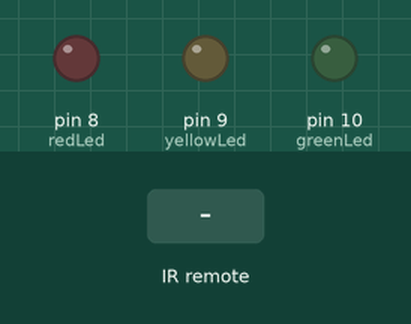
This sketch was run on a simulated Arduino Uno, built with avr-gcc and run on an emulated ATmega328P. On the bench: output pins drawn as LEDs (lit = HIGH). The inputs (shaded band) are chosen by the test bench.

Above: at 1.2 s.
1.3 s: infrared code 0xFF0000FF received
At 2.4 s:
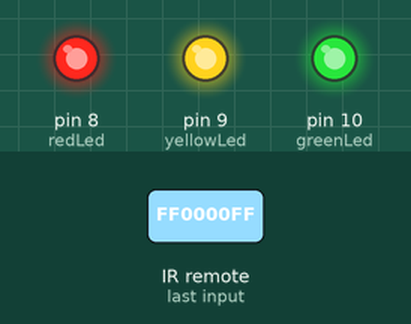
2.8 s: infrared code 0xFF00A05F received
At 3.6 s:
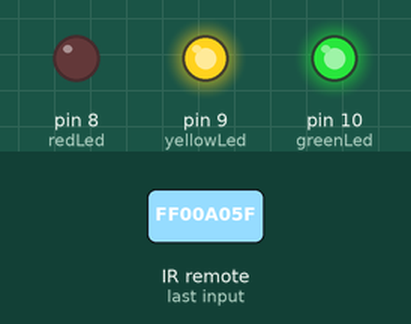
4.3 s: infrared code 0xFF00609F received
At 4.8 s:
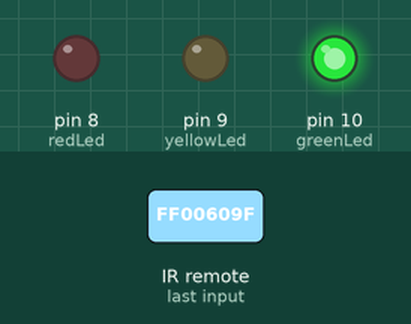
5.8 s: infrared code 0xFF00A05F received
At 7.0 s:
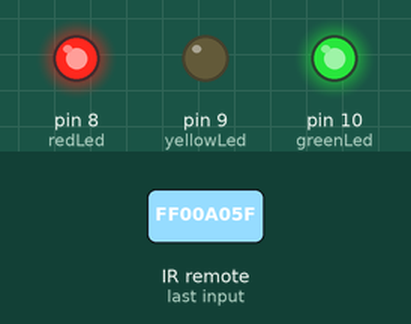
7.3 s: infrared code 0xFF0020DF received
At 8.4 s:
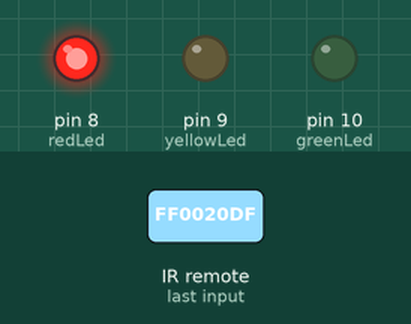
8.8 s: infrared code 0xFF00609F received
At 9.6 s:
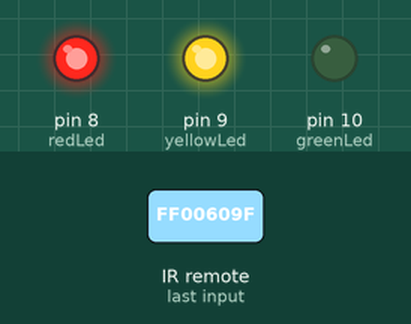
Timing chart, 0 to 11.3 s (numbered marks = the images above; inputs shaded):
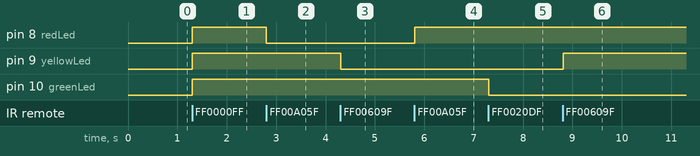

Measured:
- after the input at 1.3 s, pin 8 (redLed), pin 9 (yellowLed), pin 10 (greenLed): LOW → HIGH at once
- after the input at 2.8 s, pin 8 (redLed): HIGH → LOW at once
- after the input at 4.3 s, pin 9 (yellowLed): HIGH → LOW at once
- after the input at 5.8 s, pin 8 (redLed): LOW → HIGH at once
- after the input at 7.3 s, pin 10 (greenLed): HIGH → LOW at once
- after the input at 8.8 s, pin 9 (yellowLed): LOW → HIGH at once

The sketch:

IrLeds.ino
```cpp
// (licence header left out)
#include <IRremote.h>

int RECV_PIN = 11;

int redLed = 8;
int yellowLed = 9;
int greenLed = 10;

int onoff,redLedState, yellowLedState, greenLedState = 0;


IRrecv irrecv(RECV_PIN);

decode_results results;

void setup()
{
  pinMode(redLed,OUTPUT);
  pinMode(yellowLed,OUTPUT);
  pinMode(greenLed,OUTPUT);

  digitalWrite(redLed,LOW);
  digitalWrite(yellowLed,LOW);
  digitalWrite(greenLed,LOW);


  Serial.begin(9600);
  irrecv.enableIRIn(); // Start the receiver
}

void loop() {
  if (irrecv.decode(&results)) {

    switch(results.value){


      case 0xFF0000FF:

         onoff = !onoff;

         if(onoff){
            digitalWrite(redLed,HIGH);
            digitalWrite(yellowLed,HIGH);
            digitalWrite(greenLed,HIGH);
            redLedState = HIGH;
            yellowLedState = HIGH;
            greenLedState = HIGH;
          }else{
            digitalWrite(redLed,LOW);
            digitalWrite(yellowLed,LOW);
            digitalWrite(greenLed,LOW);
            redLedState = LOW;
            yellowLedState = LOW;
            greenLedState = LOW;
            }

          break;

      case 0xFF00A05F:
         redLedState = !redLedState;
         digitalWrite(redLed,redLedState);

      break;

      case 0xFF00609F:
         yellowLedState = !yellowLedState;
         digitalWrite(yellowLed,yellowLedState);
      break;


      case 0xFF0020DF:
          greenLedState = !greenLedState;
          digitalWrite(greenLed,greenLedState);
      break;

      }
    irrecv.resume(); // Receive the next value
  }
  delay(100);
}
```
